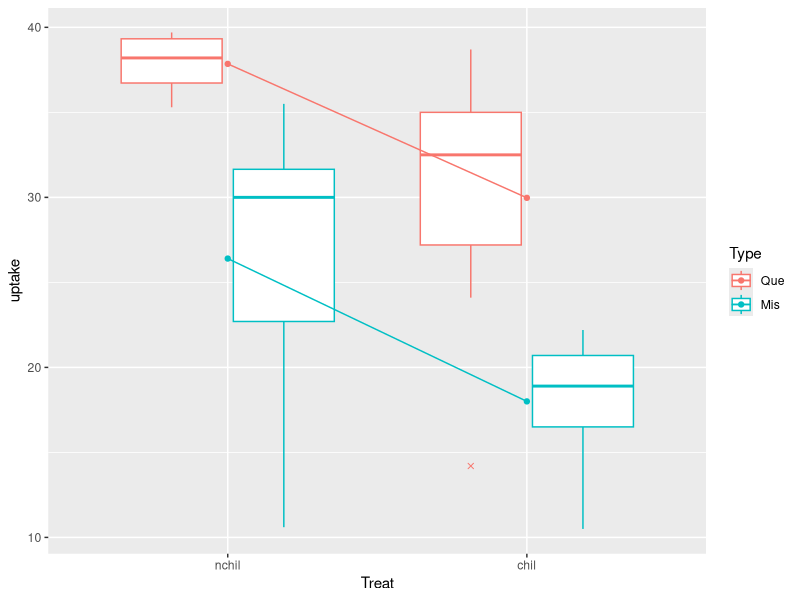

Write R code to recreate this figure. (Note: this script raises an error after producing the figure.)
## ---- chunk 1
knitr::opts_chunk$set(fig.path="doby-hojsgaard-fig-", tidy=FALSE,
                      cache=!TRUE,
                      fig.width=5, fig.height=2.5, size="small", out.extra='keepaspectratio')
options("show.signif.stars"=FALSE)
options("digits"=4)
suppressPackageStartupMessages({
library(ggplot2)
library(doBy)
##library(Matrix)
library(lme4)
library(magrittr)
library(tibble)
library(broom)
library(multcomp)
})
## ---- chunk 2
data(CO2)
CO2 <- within(CO2, {
    Treat = Treatment; Treatment = NULL
    levels(Treat) = c("nchil", "chil"); levels(Type) = c("Que", "Mis")
})
CO2 <- subset(CO2, Plant %in% c("Qn1", "Qc1", "Mn1", "Mc1"))
CO2 <- CO2[-(1:3),]
xtabs(~Treat+Type, data=CO2)
head(CO2, 4)
## ---- chunk 3
toothInt <- summaryBy(uptake ~ Treat + Type, data=CO2)
ggplot(CO2, aes(x = Treat, y = uptake, colour = Type)) +
    geom_boxplot(outlier.shape = 4) +
    geom_point(data = toothInt, aes(y = uptake.mean)) +
    geom_line(data = toothInt, aes(y = uptake.mean, group = Type))
## ---- chunk 4
myfun1 <- function(x){c(m=mean(x), s=sd(x))}
summaryBy(cbind(conc, uptake, lu=log(uptake)) ~ Plant, data=CO2, FUN=myfun1)
## ---- chunk 5
summaryBy(. ~ ., data=CO2, FUN=myfun1)
summaryBy(. ~ 1, data=CO2, FUN=myfun1)
## ---- chunk 6
CO2 %>% summary_by(cbind(conc, uptake) ~ Plant + Type, FUN=myfun1) -> newdat
newdat
## ---- chunk 7
x1 <- orderBy(~ conc - uptake, data=CO2)
head(x1)
## ---- chunk 8
x1 <- splitBy(~ Plant + Type, data=CO2)
x1
## ---- chunk 9
lapply(x1, head, 2)
## ---- chunk 10
x2 <- subsetBy(~ Treat, subset=uptake > quantile(uptake, prob=0.75), data=CO2)
head(x2, 4)
## ---- chunk 11
x3 <- transformBy(~ Treat, data=CO2, 
                 minU=min(uptake), maxU=max(uptake), range=diff(range(uptake)))
head(x3, 4)
## ---- chunk 12
m <- lmBy(uptake ~ conc | Treat, data=CO2)
coef(m)
## ---- chunk 13
lapply(m, function(z) coef(summary(z)))
## ---- chunk 14
co2.add <- lm(uptake ~ Treat + Type, data=CO2)
## ---- chunk 15
L <- matrix(c(1, 0, 1, 
              1, 1, 1), nrow=2, byrow=T); L
beta <- coef(co2.add); beta
L %*% beta
## ---- chunk 16
c1 <- linest(co2.add, L)
coef(c1)
confint(c1)
c1 <- esticon(co2.add, L)
c1
## ---- chunk 17
library(multcomp)
mc <- glht(co2.add, linfct=L)
summary(mc)
## ---- chunk 18
L <- LE_matrix(co2.add, effect = "Treat", at=list(Type="Mis")); L
## ---- chunk 19
co2.0 <- update(co2.add, . ~ . - Type)
L0 <- LE_matrix(co2.0, effect="Treat"); L0
linest(co2.0, L=L0)
## ---- chunk 20
L1 <- matrix(c(1, 0, 0.5, 
               1, 1, 0.5), nrow=2, byrow=T); L1
linest(co2.add, L=L1)
## ---- chunk 21
L1 <- LE_matrix(co2.add, effect="Treat"); L1
## ---- chunk 22
LSmeans(co2.add, effect="Treat")
## same as
linest(co2.add, L=LE_matrix(co2.add, effect="Treat"))
## ---- chunk 23
co2.int <- lm(uptake ~ Treat * Type, data=CO2)
LE_matrix(co2.int, effect="Treat")
## ---- chunk 24
co2.lm1 <- lm(uptake ~ conc + Type + Treat, data=CO2)
lsm1 <- LSmeans(co2.lm1, effect="Treat")
lsm1$L
lsm1a <- LSmeans(co2.lm1, effect="Treat", at=list(conc=700))
lsm1a$L
## ---- chunk 25
co2.lm2 <- lm(uptake ~ conc + I(conc^2) + log(conc) + Type + Treat, data=CO2)
lsm2 <- LSmeans(co2.lm2, effect="Treat")
lsm2$L
## ---- chunk 26
co2.lm3 <- lm(uptake ~ conc + conc2 + log.conc + Type + Treat, 
              data=transform(CO2, conc2=conc^2, log.conc=log(conc)))
lsm3 <- LSmeans(co2.lm3, effect="Treat")
lsm3$L
## ---- chunk 27
lsm4 <- LSmeans(co2.lm3, effect="Treat", at=list(conc=700, conc2=700^2, log.conc=log(700)))
lsm4$L
## ---- chunk 28
library(lme4)
co2.mix <- lmer(uptake ~ Treat + (1|Type), data=CO2)
LSmeans(co2.mix, effect="Treat")
